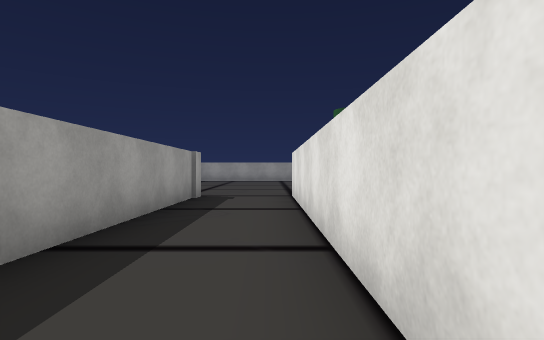
[1] (above)

16 first-person views from a walk through a scene from a Unity 3-D project. The camera is 1.2 m above the floor, looks level and sees 80° across. Doors are open. The floor is counted in squares, 2 m on a side. Each view is taken from the middle of a square. On the plan, view 1 faces up. The plan holds only what a view shows up to about 10 squares ahead; the rest is blank. The place goes on beyond the plan. The player character is not drawn. Some animated figures are left out. Some surface patterns are stand-ins.

[2]
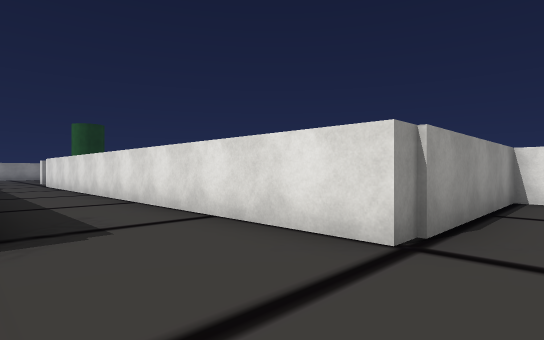

[3]
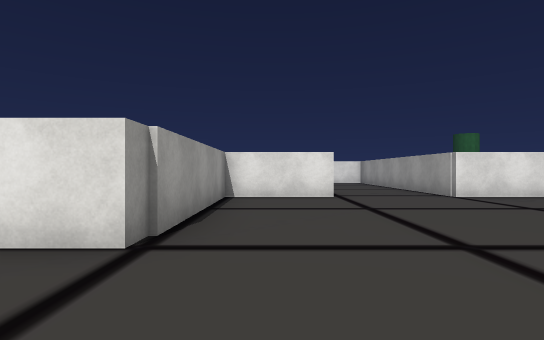

[4]
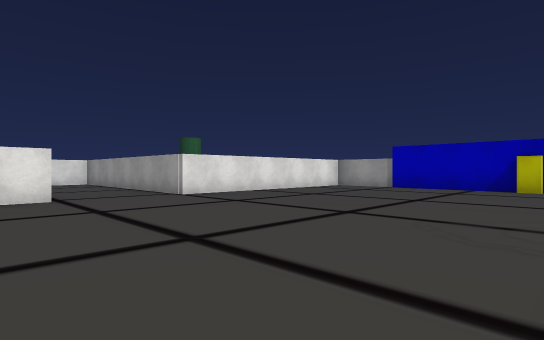

[5]
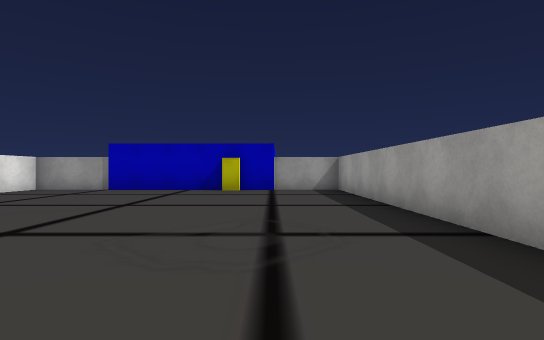

[6]
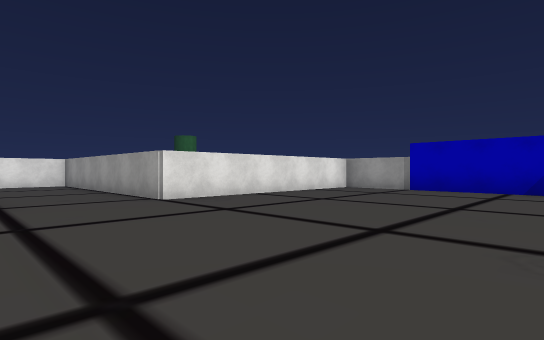

[7]
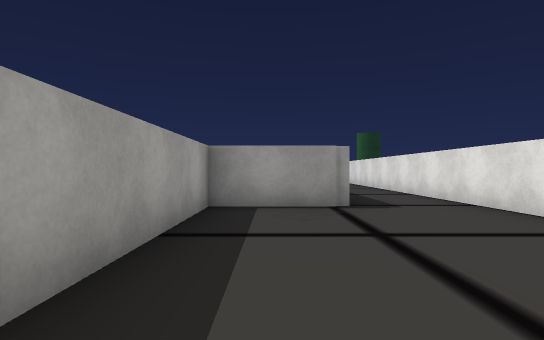

[8]
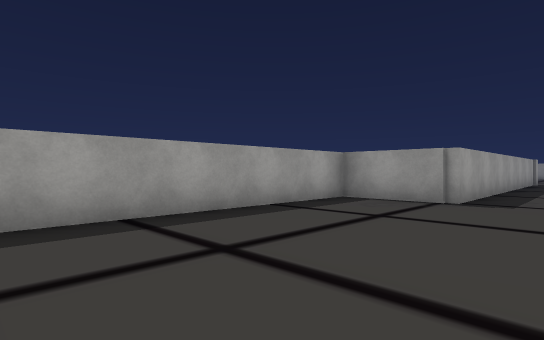

[9]
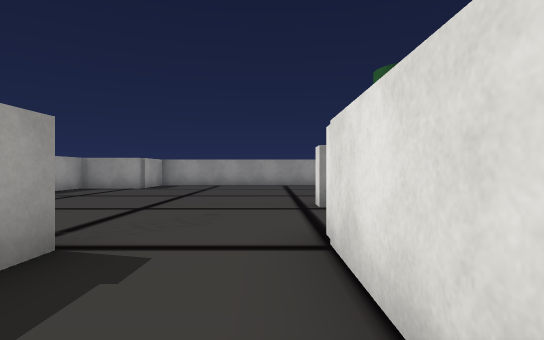

[10]
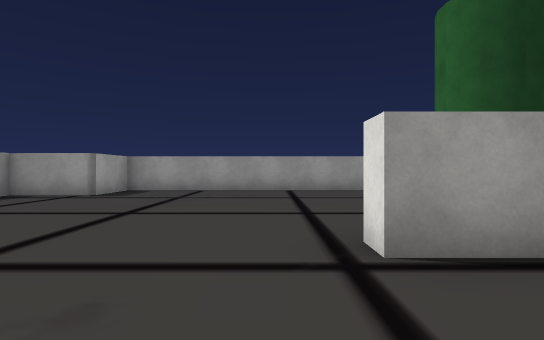

[11]
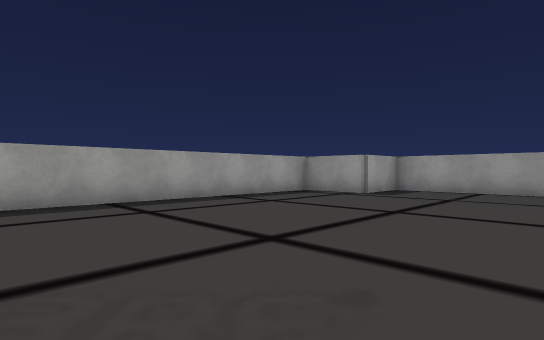

[12]
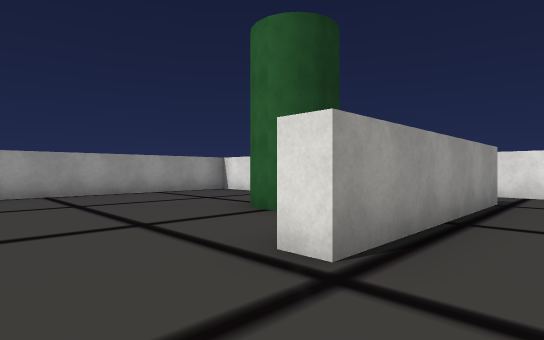

[13]
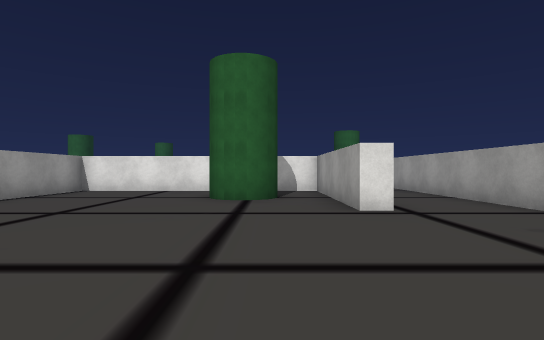

[14]
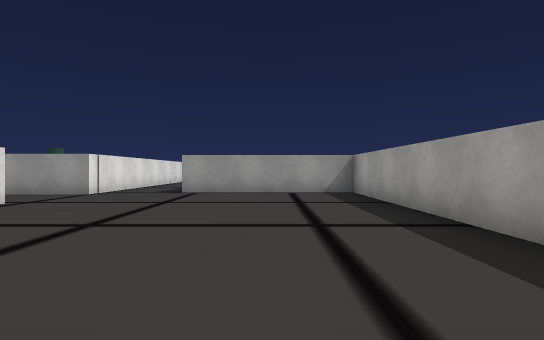

[15]
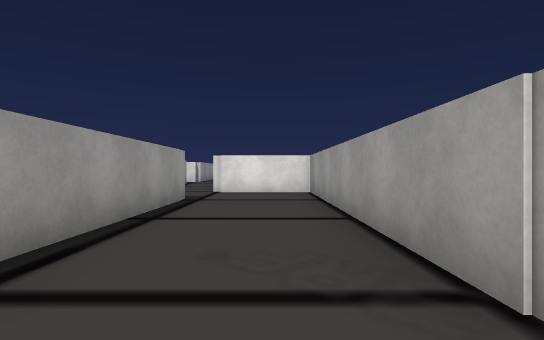

[16]
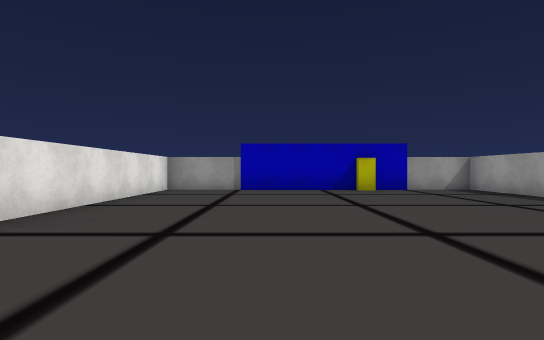

### Floor plan
Points are (right, up) in squares from view 1. A wall is a line through its corners. A room is listed if a view was taken in it or the views show most of it. See-through windows are left out.
Room 1 (views 1, 2, 3, 4, 5, 6, 7, 8, 9, 10, 11, 15, 16)
walls: (5.2, -7.4) (5.2, -5) (0.5, -5) (0.5, 8); (-1.1, -16.5) (-0.5, -16.5); (-0.5, -16.7) (5.2, -16.8) (5.2, -10); (-1.7, 7.4) (-1.7, -2.7) (-4, -2.7) (-4, -16.7) (-1, -16.7)
ways out: opening at (-1, 8) to room 2; open door at (5.5, -8.5)
Room 2 (views 12, 13, 14)
walls: (0.8, 10.2) (0.8, 10.7) (5.2, 10.7) (5.2, 11.9); (5.2, 13.7) (5.2, 17.4) (-4.2, 17.4) (-4.2, 15.6) (-6.2, 15.6) (-6.2, 7.4) (-1.7, 7.4)
ways out: opening at (-1, 8) to room 1; open door at (1, 9) to room 3
Room 3 (no view inside)
walls: (5.8, 10.2) (0.8, 10.2); (7.6, 9.7) (7.6, 10.6); (0.5, 8) (6, 8)
ways out: open door at (1, 9) to room 2

Positions as (right, up) in squares from view 1, and headings:
1: (0, 0), facing up
2: (-2, -6), facing up-right
3: (-2, -6), facing right
4: (-2, -6), facing down-right
5: (-2, -7), facing down
6: (-1, -7), facing down-right
7: (-3, -8), facing up
8: (0, -9), facing up-left
9: (0, 5), facing up
10: (0, 8), facing up
11: (0, 8), facing up-left
12: (-1, 9), facing up-right
13: (-4, 12), facing right
14: (-4, 16), facing down
15: (4, -9), facing right
16: (2, -7), facing down
